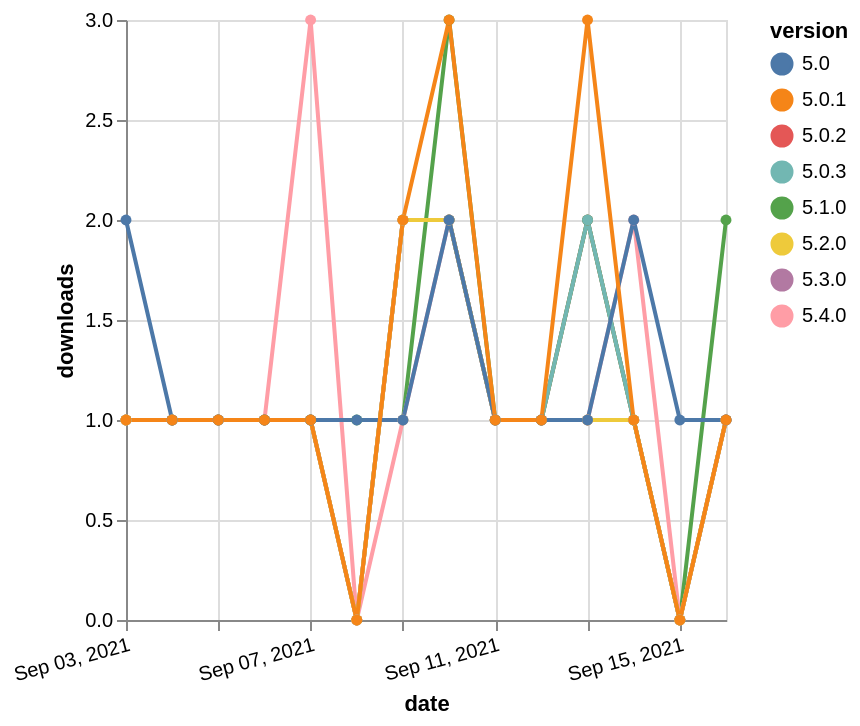

Vega-Lite specification for this chart:
### Vega-Lite specification from a JSON file in a GitHub repository (floating-point values rounded to 4 significant figures)
{"$schema": "https://vega.github.io/schema/vega-lite/v5.json", "description": "A simple bar chart with embedded data.", "data": {"values": [{"date": "2021-09-03", "total": 175, "delta": 1, "version": "5.0.2"}, {"date": "2021-09-04", "total": 176, "delta": 1, "version": "5.0.2"}, {"date": "2021-09-05", "total": 177, "delta": 1, "version": "5.0.2"}, {"date": "2021-09-06", "total": 178, "delta": 1, "version": "5.0.2"}, {"date": "2021-09-07", "total": 179, "delta": 1, "version": "5.0.2"}, {"date": "2021-09-08", "total": 179, "delta": 0, "version": "5.0.2"}, {"date": "2021-09-09", "total": 181, "delta": 2, "version": "5.0.2"}, {"date": "2021-09-10", "total": 183, "delta": 2, "version": "5.0.2"}, {"date": "2021-09-11", "total": 184, "delta": 1, "version": "5.0.2"}, {"date": "2021-09-12", "total": 185, "delta": 1, "version": "5.0.2"}, {"date": "2021-09-13", "total": 187, "delta": 2, "version": "5.0.2"}, {"date": "2021-09-14", "total": 188, "delta": 1, "version": "5.0.2"}, {"date": "2021-09-15", "total": 188, "delta": 0, "version": "5.0.2"}, {"date": "2021-09-16", "total": 189, "delta": 1, "version": "5.0.2"}, {"date": "2021-09-03", "total": 398, "delta": 1, "version": "5.1.0"}, {"date": "2021-09-04", "total": 399, "delta": 1, "version": "5.1.0"}, {"date": "2021-09-05", "total": 400, "delta": 1, "version": "5.1.0"}, {"date": "2021-09-06", "total": 401, "delta": 1, "version": "5.1.0"}, {"date": "2021-09-07", "total": 402, "delta": 1, "version": "5.1.0"}, {"date": "2021-09-08", "total": 403, "delta": 1, "version": "5.1.0"}, {"date": "2021-09-09", "total": 404, "delta": 1, "version": "5.1.0"}, {"date": "2021-09-10", "total": 407, "delta": 3, "version": "5.1.0"}, {"date": "2021-09-11", "total": 408, "delta": 1, "version": "5.1.0"}, {"date": "2021-09-12", "total": 409, "delta": 1, "version": "5.1.0"}, {"date": "2021-09-13", "total": 411, "delta": 2, "version": "5.1.0"}, {"date": "2021-09-14", "total": 412, "delta": 1, "version": "5.1.0"}, {"date": "2021-09-15", "total": 412, "delta": 0, "version": "5.1.0"}, {"date": "2021-09-16", "total": 414, "delta": 2, "version": "5.1.0"}, {"date": "2021-09-03", "total": 152, "delta": 1, "version": "5.4.0"}, {"date": "2021-09-04", "total": 153, "delta": 1, "version": "5.4.0"}, {"date": "2021-09-05", "total": 154, "delta": 1, "version": "5.4.0"}, {"date": "2021-09-06", "total": 155, "delta": 1, "version": "5.4.0"}, {"date": "2021-09-07", "total": 158, "delta": 3, "version": "5.4.0"}, {"date": "2021-09-08", "total": 158, "delta": 0, "version": "5.4.0"}, {"date": "2021-09-09", "total": 159, "delta": 1, "version": "5.4.0"}, {"date": "2021-09-10", "total": 161, "delta": 2, "version": "5.4.0"}, {"date": "2021-09-11", "total": 162, "delta": 1, "version": "5.4.0"}, {"date": "2021-09-12", "total": 163, "delta": 1, "version": "5.4.0"}, {"date": "2021-09-13", "total": 164, "delta": 1, "version": "5.4.0"}, {"date": "2021-09-14", "total": 166, "delta": 2, "version": "5.4.0"}, {"date": "2021-09-15", "total": 166, "delta": 0, "version": "5.4.0"}, {"date": "2021-09-16", "total": 167, "delta": 1, "version": "5.4.0"}, {"date": "2021-09-03", "total": 175, "delta": 1, "version": "5.3.0"}, {"date": "2021-09-04", "total": 176, "delta": 1, "version": "5.3.0"}, {"date": "2021-09-05", "total": 177, "delta": 1, "version": "5.3.0"}, {"date": "2021-09-06", "total": 178, "delta": 1, "version": "5.3.0"}, {"date": "2021-09-07", "total": 179, "delta": 1, "version": "5.3.0"}, {"date": "2021-09-08", "total": 179, "delta": 0, "version": "5.3.0"}, {"date": "2021-09-09", "total": 181, "delta": 2, "version": "5.3.0"}, {"date": "2021-09-10", "total": 183, "delta": 2, "version": "5.3.0"}, {"date": "2021-09-11", "total": 184, "delta": 1, "version": "5.3.0"}, {"date": "2021-09-12", "total": 185, "delta": 1, "version": "5.3.0"}, {"date": "2021-09-13", "total": 186, "delta": 1, "version": "5.3.0"}, {"date": "2021-09-14", "total": 187, "delta": 1, "version": "5.3.0"}, {"date": "2021-09-15", "total": 187, "delta": 0, "version": "5.3.0"}, {"date": "2021-09-16", "total": 188, "delta": 1, "version": "5.3.0"}, {"date": "2021-09-03", "total": 178, "delta": 1, "version": "5.0.3"}, {"date": "2021-09-04", "total": 179, "delta": 1, "version": "5.0.3"}, {"date": "2021-09-05", "total": 180, "delta": 1, "version": "5.0.3"}, {"date": "2021-09-06", "total": 181, "delta": 1, "version": "5.0.3"}, {"date": "2021-09-07", "total": 182, "delta": 1, "version": "5.0.3"}, {"date": "2021-09-08", "total": 182, "delta": 0, "version": "5.0.3"}, {"date": "2021-09-09", "total": 184, "delta": 2, "version": "5.0.3"}, {"date": "2021-09-10", "total": 186, "delta": 2, "version": "5.0.3"}, {"date": "2021-09-11", "total": 187, "delta": 1, "version": "5.0.3"}, {"date": "2021-09-12", "total": 188, "delta": 1, "version": "5.0.3"}, {"date": "2021-09-13", "total": 190, "delta": 2, "version": "5.0.3"}, {"date": "2021-09-14", "total": 191, "delta": 1, "version": "5.0.3"}, {"date": "2021-09-15", "total": 191, "delta": 0, "version": "5.0.3"}, {"date": "2021-09-16", "total": 192, "delta": 1, "version": "5.0.3"}, {"date": "2021-09-03", "total": 164, "delta": 1, "version": "5.2.0"}, {"date": "2021-09-04", "total": 165, "delta": 1, "version": "5.2.0"}, {"date": "2021-09-05", "total": 166, "delta": 1, "version": "5.2.0"}, {"date": "2021-09-06", "total": 167, "delta": 1, "version": "5.2.0"}, {"date": "2021-09-07", "total": 168, "delta": 1, "version": "5.2.0"}, {"date": "2021-09-08", "total": 168, "delta": 0, "version": "5.2.0"}, {"date": "2021-09-09", "total": 170, "delta": 2, "version": "5.2.0"}, {"date": "2021-09-10", "total": 172, "delta": 2, "version": "5.2.0"}, {"date": "2021-09-11", "total": 173, "delta": 1, "version": "5.2.0"}, {"date": "2021-09-12", "total": 174, "delta": 1, "version": "5.2.0"}, {"date": "2021-09-13", "total": 175, "delta": 1, "version": "5.2.0"}, {"date": "2021-09-14", "total": 176, "delta": 1, "version": "5.2.0"}, {"date": "2021-09-15", "total": 176, "delta": 0, "version": "5.2.0"}, {"date": "2021-09-16", "total": 177, "delta": 1, "version": "5.2.0"}, {"date": "2021-09-03", "total": 179, "delta": 2, "version": "5.0"}, {"date": "2021-09-04", "total": 180, "delta": 1, "version": "5.0"}, {"date": "2021-09-05", "total": 181, "delta": 1, "version": "5.0"}, {"date": "2021-09-06", "total": 182, "delta": 1, "version": "5.0"}, {"date": "2021-09-07", "total": 183, "delta": 1, "version": "5.0"}, {"date": "2021-09-08", "total": 184, "delta": 1, "version": "5.0"}, {"date": "2021-09-09", "total": 185, "delta": 1, "version": "5.0"}, {"date": "2021-09-10", "total": 187, "delta": 2, "version": "5.0"}, {"date": "2021-09-11", "total": 188, "delta": 1, "version": "5.0"}, {"date": "2021-09-12", "total": 189, "delta": 1, "version": "5.0"}, {"date": "2021-09-13", "total": 190, "delta": 1, "version": "5.0"}, {"date": "2021-09-14", "total": 192, "delta": 2, "version": "5.0"}, {"date": "2021-09-15", "total": 193, "delta": 1, "version": "5.0"}, {"date": "2021-09-16", "total": 194, "delta": 1, "version": "5.0"}, {"date": "2021-09-03", "total": 275, "delta": 1, "version": "5.0.1"}, {"date": "2021-09-04", "total": 276, "delta": 1, "version": "5.0.1"}, {"date": "2021-09-05", "total": 277, "delta": 1, "version": "5.0.1"}, {"date": "2021-09-06", "total": 278, "delta": 1, "version": "5.0.1"}, {"date": "2021-09-07", "total": 279, "delta": 1, "version": "5.0.1"}, {"date": "2021-09-08", "total": 279, "delta": 0, "version": "5.0.1"}, {"date": "2021-09-09", "total": 281, "delta": 2, "version": "5.0.1"}, {"date": "2021-09-10", "total": 284, "delta": 3, "version": "5.0.1"}, {"date": "2021-09-11", "total": 285, "delta": 1, "version": "5.0.1"}, {"date": "2021-09-12", "total": 286, "delta": 1, "version": "5.0.1"}, {"date": "2021-09-13", "total": 289, "delta": 3, "version": "5.0.1"}, {"date": "2021-09-14", "total": 290, "delta": 1, "version": "5.0.1"}, {"date": "2021-09-15", "total": 290, "delta": 0, "version": "5.0.1"}, {"date": "2021-09-16", "total": 291, "delta": 1, "version": "5.0.1"}]}, "width": "container", "mark": {"type": "line", "point": {"filled": true}}, "encoding": {"x": {"field": "date", "type": "temporal", "timeUnit": "yearmonthdate", "title": "date", "axis": {"labelAngle": -15}}, "y": {"field": "delta", "type": "quantitative", "title": "downloads"}, "color": {"field": "version", "type": "nominal"}, "tooltip": {"field": "delta"}}}
